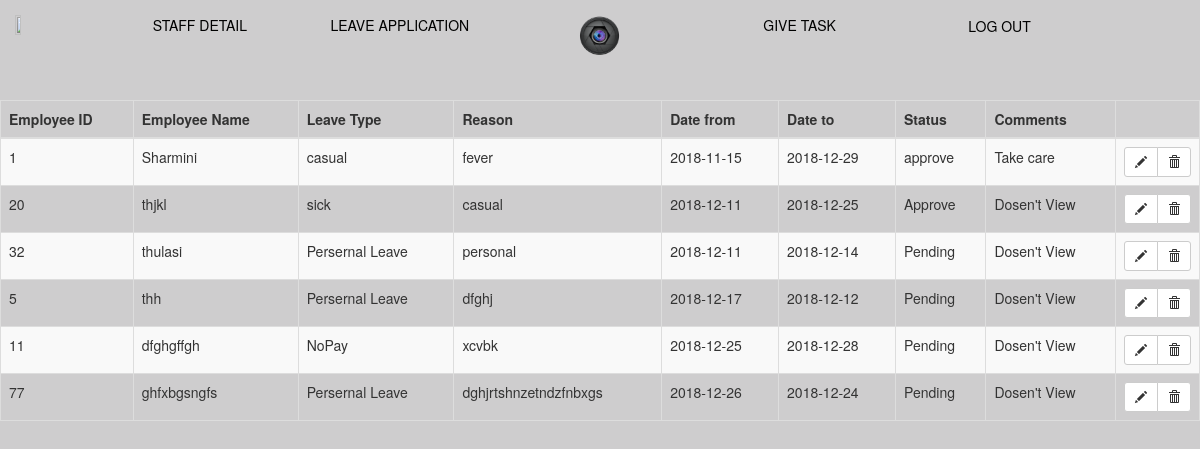
The app's page /leavedetails.php with its own data.
### tables this page shows
CREATE TABLE IF NOT EXISTS `apply_leave` (
  `Employee_Id` int(11) NOT NULL,
  `Employee_Name` varchar(60) NOT NULL,
  `Leave_Type` varchar(20) NOT NULL,
  `Reason` varchar(200) NOT NULL,
  `Date_From` date NOT NULL,
  `Date_To` date NOT NULL,
  `Status` varchar(60) NOT NULL DEFAULT 'Pending',
  `comments` varchar(300) DEFAULT 'Dosen''t View',
  PRIMARY KEY (`Employee_Id`)
);

### leavedetails.php (the view, shortened to what this page needs)
<!DOCTYPE html>
<html>
<head>
	<link rel="stylesheet" href="http://maxcdn.bootstrapcdn.com/bootstrap/3.3.6/css/bootstrap.min.css">
</head>
<body>
	<div class="header1">
		<div class="col-1">
		<a href="administrator.php"><img src="Administrator/admin.png" style="height:30%;width:30%"></a>
		</div>
		<div class="col-2" align="center" >
		<a href="staffdetails.php">STAFF DETAIL</a>
		</div>
		<div class="col-2" align="center">
		<a href="leavedetails.php">LEAVE APPLICATION</a>
		</div>
		<div class="col-2" align="center">
		<a href="CompanyMaintenanceSystem.php"><img src="Header & Footer/Camera.png" style="height:25%;width:25%"></a>
		</div>
		<div class="col-2" align="center">
		<a href="adminviewtask.php">GIVE TASK </a>
		</div>
		<div class="col-2" align="center">
		<a href="logout.php"><button type="submit" class="cancelbtn" name="logout">LOG OUT</button></a>
		</div>
		<div class="col-1">
		</div>
	</div>
	<?php
$connect = mysqli_connect("localhost", "root","", "company maintenance system");
$query = "SELECT * FROM `apply_leave` order by Date_From asc";
$result= mysqli_query($connect, $query);
?>
	<div class="content">
		<br>
		<br>
		<br>
		<br>
		<br>
		<div class="table-responsive">
		<table  id = "editable_table" class="table table-bordered table-striped">
			<thead>
			<tr>
				<th> Employee ID  </th>
				<th> Employee Name </th>
				<th>Leave Type </th>
				<th> Reason  </th>
				<th > Date from </th>
				<th> Date to  </th>
				<th> Status </th>
				<th>Comments</th>
			</tr>
		</thead>
			<tbody>
	 <?php
				while($apply_leave = mysqli_fetch_array($result)){
					echo'
						<tr>
						<td>'.$apply_leave["Employee_Id"].'</td>
						<td>'.$apply_leave["Employee_Name"].'</td>
						<td>'.$apply_leave["Leave_Type"].'</td>
						<td>'.$apply_leave["Reason"].'</td>
						<td>'.$apply_leave["Date_From"].'</td>
						<td>'.$apply_leave["Date_To"].'</td>
						<td>'.$apply_leave["Status"].'</td>
						<td>'.$apply_leave["comments"].'</td>
						</tr>
					';
				}
		?>
						</tbody>
		</table>
		</div>
	</div>
</body>
</html>

### leavedetails.php (style rules this page uses)
* { box-sizing: border-box; }
[class*="col-"] { float: left; padding: 15px; }
.col-1 { width: 8.33%; }
.col-2 { width: 16.66%; }
a:link { color: black; background-color: transparent; text-decoration: none; }
.table, th, td { padding: 15px; }
body { background-color:#cecdce; }
.cancelbtn { background-color: #cecdce; border: none; border-radius: none; }

### records on screen
apply_leave: Employee_Id "1", Employee_Name "Sharmini", Leave_Type "casual", Reason "fever", Date_From "2018-11-15", Date_To "2018-12-29"
apply_leave: Employee_Id "20", Employee_Name "thjkl", Leave_Type "sick", Reason "casual", Date_From "2018-12-11", Date_To "2018-12-25"
apply_leave: Employee_Id "32", Employee_Name "thulasi", Leave_Type "Persernal Leave", Reason "personal", Date_From "2018-12-11", Date_To "2018-12-14"
apply_leave: Employee_Id "5", Employee_Name "thh", Leave_Type "Persernal Leave", Reason "dfghj", Date_From "2018-12-17", Date_To "2018-12-12"
apply_leave: Employee_Id "11", Employee_Name "dfghgffgh", Leave_Type "NoPay", Reason "xcvbk", Date_From "2018-12-25", Date_To "2018-12-28"
apply_leave: Employee_Id "77", Employee_Name "ghfxbgsngfs", Leave_Type "Persernal Leave", Reason "dghjrtshnzetndzfnbxgs", Date_From "2018-12-26", Date_To "2018-12-24"
